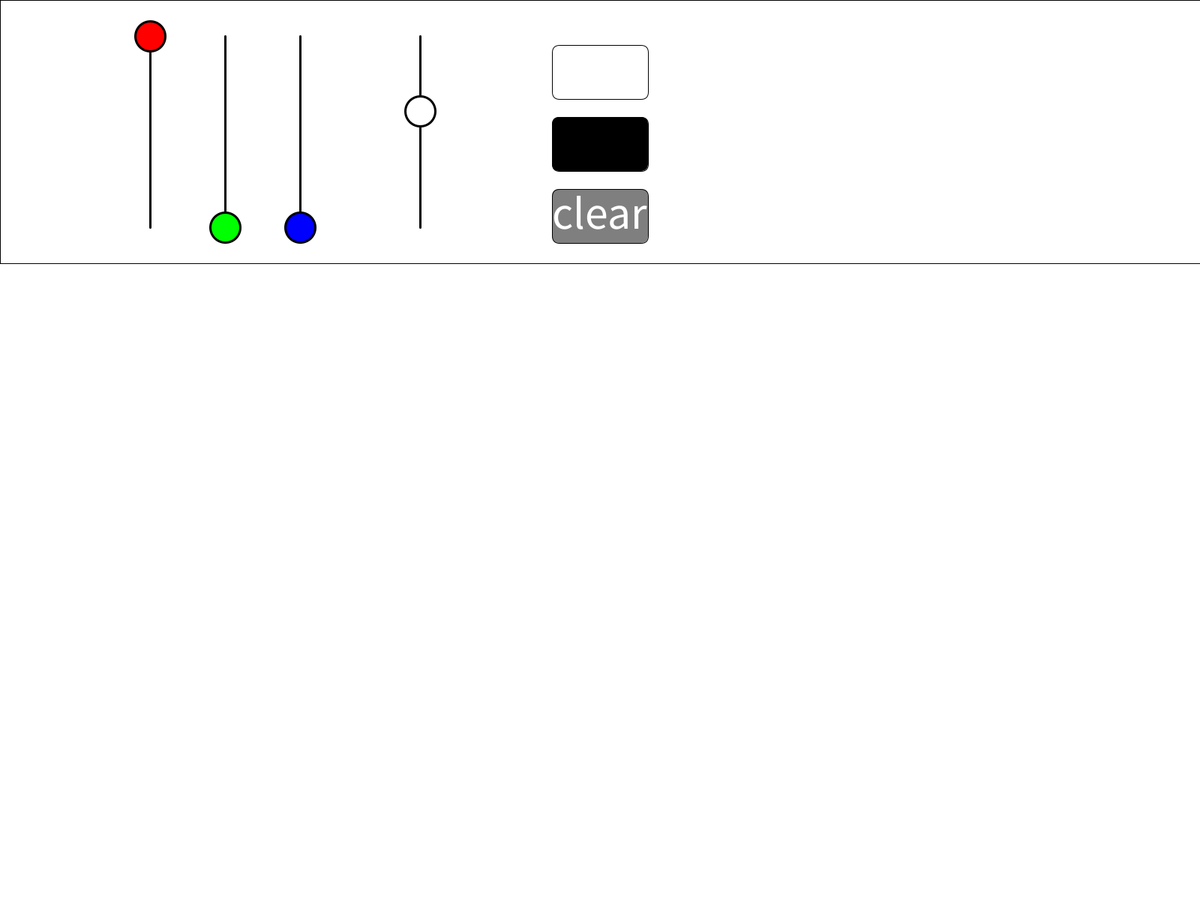
Frame 1 (no input)
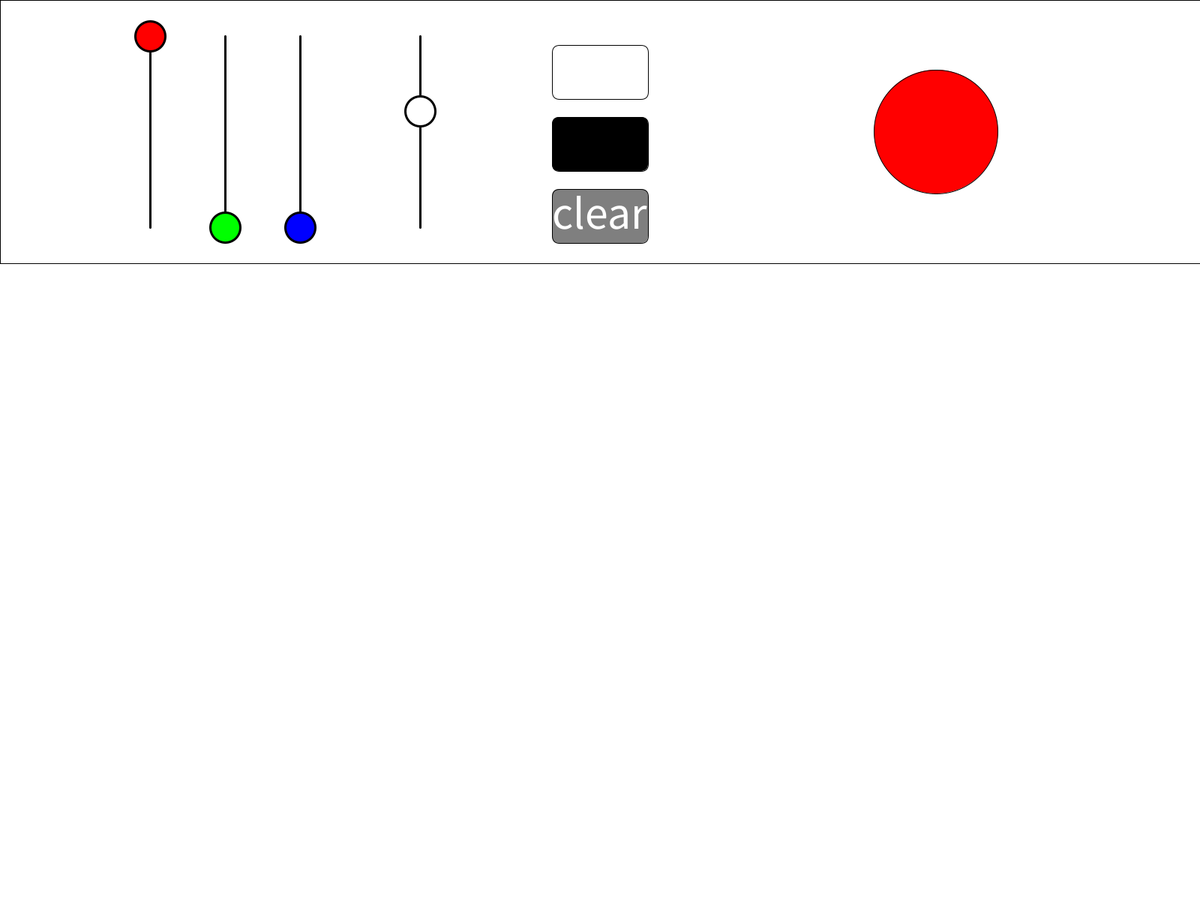
Frame 60 (the mouse pressed at the canvas centre just before this capture)
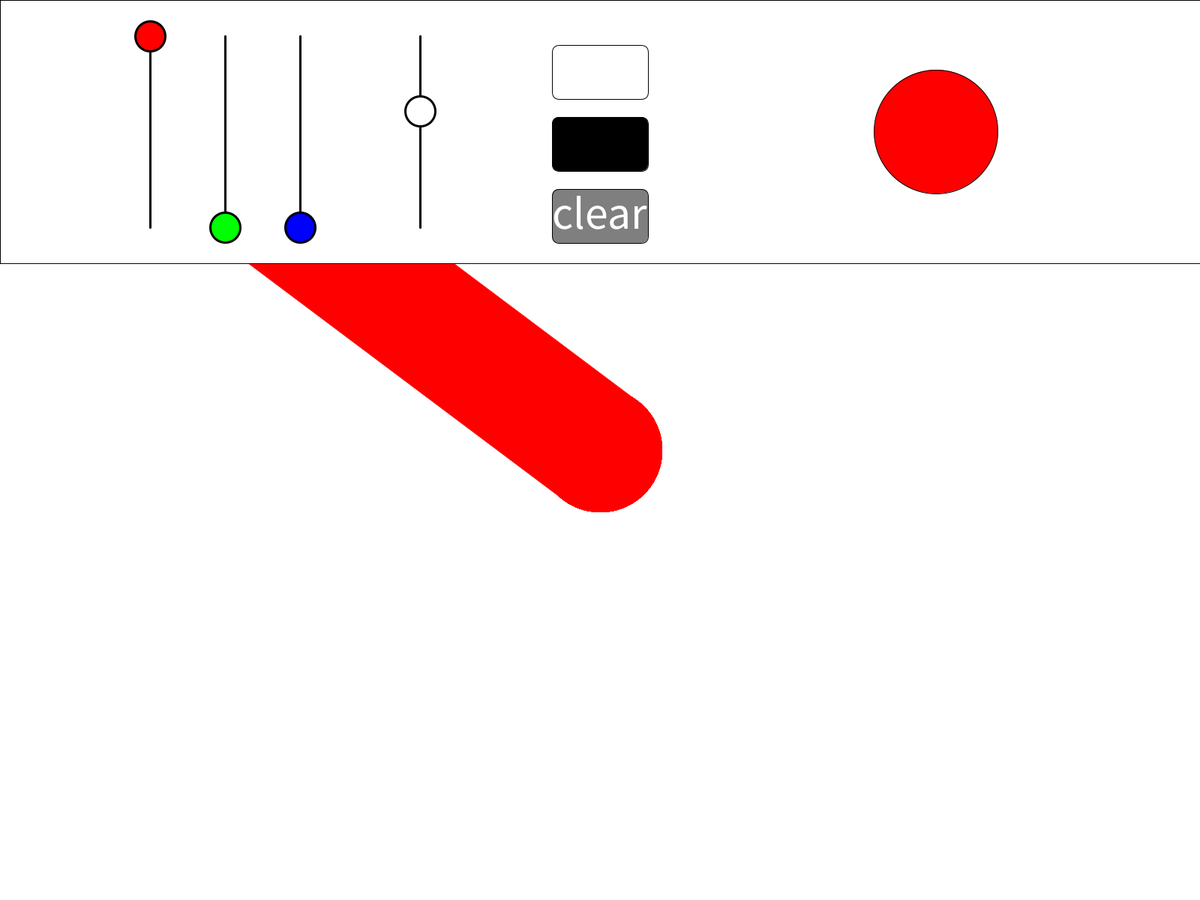
Frame 120 (the mouse held since frame 60 and released just before this capture)

The Processing sketch that drew these frames (run headless with seeded random() and noise(); from frame 60 on, the mouse is pressed at the canvas centre):

// Processing sketch: drawingAppDesktop
// ── drawingAppDesktop.pde
float redLineX, redDotY; //variables for red slider
float greenLineX, greenDotY; //variables for green slider
float blueLineX, blueDotY; //variables for blue slider
float sizeLineX, sizeDotY; //variables for size slider
float buttonWidth, buttonHeight, buttonSpacing, buttonY; //variables for white, black and other buttons
float lineLength = 255, lineY, size, controlHeight;
float red, green, blue; //variables for the colour values

int sliderSize = 40; //size of the knob on sliders

void setup() {
  fullScreen();
  background(255);
  rectMode(CENTER);

  redLineX = width * 0.125; 
  redDotY = height * 0.04;

  greenLineX = width * 0.1875; 
  greenDotY = height * 0.04 + 255;

  blueLineX = width * 0.25;
  blueDotY = height * 0.04 + 255;

  sizeLineX = width * 0.35;
  sizeDotY = height * 0.04 + 100;

  buttonY = height * 0.08;
  
  buttonWidth = width * 0.08;
  buttonHeight = height * 0.06;
  buttonSpacing = height * 0.08;

  lineY = height * 0.04;

  controlHeight = 2 * lineY + lineLength;
}

void draw() {
  if (mousePressed) {
    if ((mouseX > redLineX - sliderSize / 2 && mouseX < redLineX + sliderSize / 2) && (mouseY > lineY && mouseY < lineY + lineLength)) {
      //if mouse is over red slider
      if (redDotY >= lineY && redDotY <= lineY + lineLength) { //if slider is over line
        redDotY = mouseY;
      } else { //if slider isn't over line
        if (redDotY < lineY) { //if slider above line
          redDotY = lineY; //go to max value
        } else { //if slider under line
          redDotY = lineY + lineLength; //go to min value
        }
      }
    } else if ((mouseX > greenLineX - sliderSize / 2 && mouseX < greenLineX + sliderSize / 2) && (mouseY > lineY && mouseY < lineY + lineLength)) {
      //if mouse is over green slider
      if (greenDotY >= lineY && greenDotY <= lineY + lineLength) { //if slider is over line
        greenDotY = mouseY;
      } else { //if slider isn't over line
        if (greenDotY < lineY) { //if slider above line
          greenDotY = lineY; //go to max value
        } else { //if slider under line
          greenDotY = lineY + lineLength; //go to min value
        }
      }
    } else if ((mouseX > blueLineX - sliderSize / 2 && mouseX < blueLineX + sliderSize / 2) && (mouseY > lineY && mouseY < lineY + lineLength)) {
      //if mouse is over blue slider
      if (blueDotY >= lineY && blueDotY <= lineY + lineLength) { //if slider is over line
        blueDotY = mouseY;
      } else { //if slider isn't over line
        if (blueDotY < lineY) { //if slider above line
          blueDotY = lineY; //go to max value
        } else { //if slider under line
          blueDotY = lineY + lineLength; //go to min value
        }
      }
    } else if ((mouseX > sizeLineX - sliderSize / 2 && mouseX < sizeLineX + sliderSize / 2) && (mouseY > lineY && mouseY < lineY + lineLength)) {
      //if mouse is over size slider
      if (sizeDotY >= lineY && sizeDotY <= lineY + lineLength) { //if slider is over line
        sizeDotY = mouseY;
      } else { //if slider isn't over line
        if (sizeDotY < lineY) { //if slider above line
          sizeDotY = lineY; //go to max value
        } else { //if slider under line
          sizeDotY = lineY + lineLength; //go to min value
        }
      }
    } else if ((mouseX > (width * 0.5 - buttonWidth / 2) && mouseX < (width * 0.5 + buttonWidth / 2)) && (mouseY > (buttonY - buttonHeight / 2) && mouseY < (buttonY + buttonHeight / 2))) {
      redDotY = height * 0.04;
      greenDotY = height * 0.04;
      blueDotY = height * 0.04;
    } else if ((mouseX > (width * 0.5 - buttonWidth / 2) && mouseX < (width * 0.5 + buttonWidth / 2)) && (mouseY > (buttonY + buttonSpacing - buttonHeight / 2) && mouseY < (buttonY + buttonSpacing + buttonHeight / 2))) {
      redDotY = height * 0.04 + lineLength;
      greenDotY = height * 0.04 + lineLength;
      blueDotY = height * 0.04 + lineLength;
    } else if ((mouseX > (width * 0.5 - buttonWidth / 2) && mouseX < (width * 0.5 + buttonWidth / 2)) && (mouseY > (buttonY + 2 * buttonSpacing - buttonHeight / 2) && mouseY < (buttonY + 2 *buttonSpacing + buttonHeight / 2))) {
      background(255);
    } else if (mouseY >= controlHeight) {
      strokeWeight(size);
      stroke(red, green, blue);
      line(mouseX, mouseY, pmouseX, pmouseY);
    }
  }
  
  drawControls();
  sliders();
}

void sliders() {
  strokeWeight(3);
  stroke(0);

  fill(255, 0, 0); //draw red slider
  line(redLineX, lineY, redLineX, lineY + lineLength);
  ellipse(redLineX, redDotY, sliderSize, sliderSize);

  fill(0, 255, 0); //draw green slider
  line(greenLineX, lineY, greenLineX, lineY + lineLength);
  ellipse(greenLineX, greenDotY, sliderSize, sliderSize);

  fill(0, 0, 255); //draw blue slider
  line(blueLineX, lineY, blueLineX, lineY + lineLength);
  ellipse(blueLineX, blueDotY, sliderSize, sliderSize);

  fill(255); //draw size slider
  line(sizeLineX, lineY, sizeLineX, lineY + lineLength);
  ellipse(sizeLineX, sizeDotY, sliderSize, sliderSize);

  red = lineLength - (redDotY - lineY); //sets the red value between 0 and 255 depending on knob position
  green = lineLength - (greenDotY - lineY); //sets the green value between 0 and 255 depending on knob position
  blue = lineLength - (blueDotY - lineY); //sets the blue value between 0 and 255 depending on knob position
  size = lineLength - (sizeDotY - lineY) + 10; //sets the size value between 10 and 265 depending on knob position

  noStroke();
}

void drawControls() {
  fill(255);
  stroke(0);
  strokeWeight(1);
  rect(width / 2, controlHeight / 2, width, controlHeight); //draws background for control panel

  fill(red, green, blue); //displays colour and size of pen
  ellipse(width * 0.78, controlHeight / 2, size, size);

  fill(0); //black button
  rect(width * 0.5, buttonY + buttonSpacing, buttonWidth, buttonHeight, 10);

  fill(127); //grey button
  rect(width * 0.5, buttonY + 2 * buttonSpacing, buttonWidth, buttonHeight, 10);

  fill(255); //white button
  rect(width * 0.5, buttonY, buttonWidth, buttonHeight, 10);

  fontCalculator("clear", buttonWidth, buttonHeight);
  text("clear", width * 0.5, buttonY * 2 + buttonSpacing + buttonHeight / 8, buttonWidth, buttonHeight);

  noStroke();
}
// ── fontResize.pde
float fontCalculator (String text, float rectLength, float textHeight) {
  textSize (textHeight); // for textWidth() calc
  float textHeight_local = textHeight;
  //creates memory location for the new textHeight_local, separating values that are same to different places, needed

  for (float i=1; textWidth(text) > rectLength; i = i - 0.01) {
    textHeight_local = textHeight_local*i;
    textSize(textHeight_local);
  }

  return textHeight_local;
}
